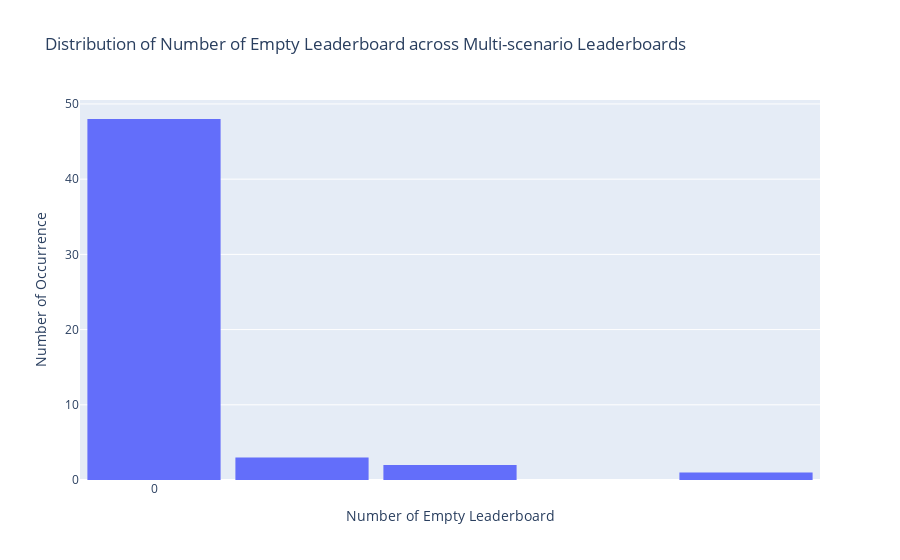

This figure's notebook cell:
### Code cell
df = pd.read_csv(path_rq1 / 'Leaderboard_processed.csv')
df = df[(df['#Empty multi-scenario leaderboards (non-pwc)'] != '?') & df['#Empty multi-scenario leaderboards (non-pwc)'].notna()]
empty_leaderboards = df['#Empty multi-scenario leaderboards (non-pwc)'].astype(int).tolist()

fig = go.Figure(data=[go.Histogram(x=empty_leaderboards)])
fig.update_layout(
    title="Distribution of Number of Empty Leaderboard across Multi-scenario Leaderboards",
    xaxis_title="Number of Empty Leaderboard",
    yaxis_title="Number of Occurrence",
    bargap=0.1,  # Gap between bars of adjacent location coordinates
    xaxis=dict(
        tickmode='linear',  # Setting tick mode to linear
        # tick0=1,    # Starting tick
        dtick=20      # Set every single value on x-axis
    )
)
fig.show()
fig.write_image(path_rq1 / 'empty leaderboard distribution.pdf')

lambda_poisson = np.mean(empty_leaderboards)
# Generating a Poisson distribution with the same λ and number of observations
poisson_dist = stats.poisson.rvs(mu=lambda_poisson, size=len(empty_leaderboards))
# Conducting a Kolmogorov-Smirnov test to compare the data to the theoretical Poisson distribution
ks_statistic, p_value = stats.ks_2samp(empty_leaderboards, poisson_dist)

print(f'KS statistic: {ks_statistic}')
print(f'p-value: {p_value}')

skewness = stats.skew(empty_leaderboards)
kurtosis = stats.kurtosis(empty_leaderboards)

print('Skewness:', skewness)
print('Kurtosis:', kurtosis)

df = pd.read_csv(path_rq1 / 'Leaderboard_processed.csv')
df.dropna(subset=['#Empty multi-scenario leaderboards (non-pwc)'], inplace=True)
df['Modality'] = df['Modality'].apply(ast.literal_eval)
df = df.explode('Modality')

fig = go.Figure()
for name, group in df.groupby('Modality'):
    fig.add_trace(go.Box(y=group['#Empty multi-scenario leaderboards (non-pwc)'], name=name))
fig.update_layout(title="Distribution of Number of Empty Multi-scenario Leaderboards by Task Modality",
                  yaxis=dict(title='Number of Empty Multi-scenario Leaderboards'),
                  xaxis=dict(title='Task Modality'))
fig.write_image(path_rq1 / 'empty leaderboard distribution by task modality.pdf')
fig.show()

### Figure 1 — Plotly figure (JSON) as saved in the notebook; plotly's stock layout.template omitted (floating-point values rounded to 4 significant figures)
{"data": [{"type": "histogram", "x": [0, 0, 0, 0, 0, 0, 0, 0, 2, 0, 0, 0, 0, 0, 0, 0, 0, 0, 0, 0, 0, 2, 0, 0, 0, 0, 0, 0, 0, 1, 0, 0, 0, 0, 0, 0, 0, 0, 0, 0, 0, 0, 1, 1, 0, 0, 0, 0, 0, 0, 0, 0, 4, 0]}], "layout": {"bargap": 0.1, "title": {"text": "Distribution of Number of Empty Leaderboard across Multi-scenario Leaderboards"}, "xaxis": {"dtick": 20, "tickmode": "linear", "title": {"text": "Number of Empty Leaderboard"}}, "yaxis": {"title": {"text": "Number of Occurrence"}}}}
